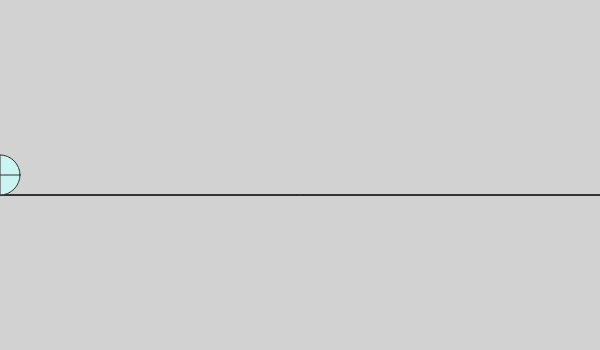
Frame 1 (no input)
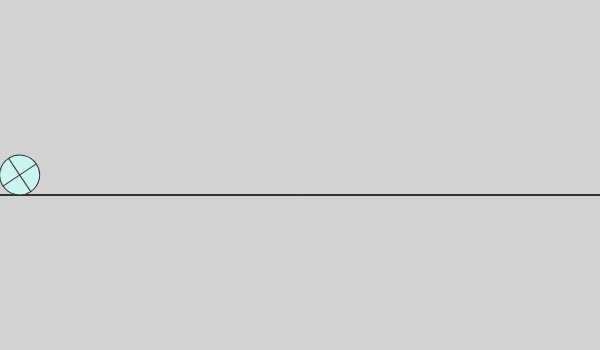
Frame 60 (no input)
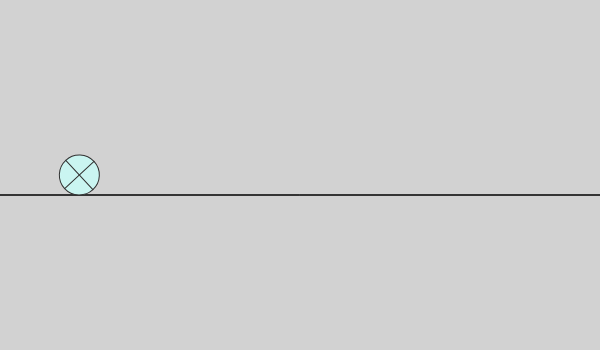
Frame 120 (the mouse pressed at the canvas centre since frame 60)

The p5.js sketch that drew these frames (run headless with seeded random() and noise() and a simulated clock; from frame 60 on, the mouse is pressed at the canvas centre):

// p5.js sketch
// ── sketch.js
// The Nature of Code
// Daniel Platt
// Chapter: 

let deltaTime = 0;
let lastTime = 0;
let mover;
let radius = 20

function setup() {
  frameRate(60);
  lastTime = millis()
  createCanvas(600, 350);
  mover = new Mover(0, height/2, radius, createVector(0, 0))
}

function draw() {
  background(210);
  rect(0, (height/2) + radius, width, 0);
  // Handle deltaTime
  let now = millis();
  deltaTime = (now - lastTime) / 1000;
  lastTime = now;

  mover.update()
  mover.show()
  force = 40;
  if (mover.position.x > width/2) {
    mover.acceleration = createVector(-force, 0);
    // mover.applyForce(createVector(-force, 0)); // moving at 10
    mover.angleAccel = -force/((radius));
  }
  else {
    mover.acceleration = createVector(force, 0);
    // mover.applyForce(createVector(force, 0)); // moving at 10
    mover.angleAccel = force/((radius));
  }
}

// ── mover.js
// The nature of Code
// Daniel Platt
// Mover Class:
//    Draws a ball that moves around the space and is bounded by the boundaries
class Mover {
  constructor(x,y, mass, velocity) {
    // linear motion
    this.position = createVector(x, y);
    this.velocity = velocity;
    this.acceleration = createVector(0,0);
    this.radius = mass;
    this.mass = mass;
    this.color = [200, map(this.mass, 0, 10, 0, 255), 250];
    // angular Motion
    this.angle = 0;
    this.angleVel= 0;
    this.angleAccel= 0;
  }
  applyForce(force) {
    this.acceleration.add(p5.Vector.div(force,this.mass));
  }
  update() {
    // Update linear motion
    let timeAccel = this.acceleration.copy(); // technically unecissary
    this.velocity.add(timeAccel.mult(deltaTime)); // Vel += Accel * deltaTime
    let timeVel = this.velocity.copy(); // Copy to prevent modifying vector
    this.position.add(timeVel.mult(deltaTime)); // Pos += Vel * deltaTime
    this.acceleration.mult(0); 
    // Update Angular Motion
    this.angleVel += (this.angleAccel* deltaTime);
    this.angle += this.angleVel * deltaTime;
    this.angleAccel = 0; // reset accel
  }
  show() {
    push()
    fill(this.color[0], this.color[1], this.color[2], 200 );
    stroke(50);
    strokeWeight(1);
    translate(this.position.x, this.position.y)
    rotate(this.angle);
    circle(0 , 0, this.radius * 2);
    line(-this.radius, 0, this.radius, 0);
    line(0, -this.radius, 0, this.radius );
    pop();
  }
  attract(mover) {
    // calculate direction of force
    let force = p5.Vector.sub(this.position, mover.position);
    let distance = force.mag();
    // limit the distance to eliminate extreme results
    distance = constrain(distance, 5, 50);
    // calc grav force
    let strength = (gravConst * this.mass * mover.mass) / (distance * distance);
    force.setMag(strength);
    return force;
  }
}
